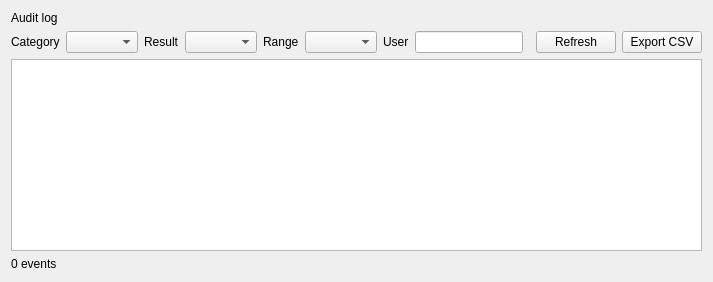
<?xml version="1.0" encoding="UTF-8"?>
<ui version="4.0">
 <class>QtAuditLogPage</class>
 <widget class="QWidget" name="QtAuditLogPage">
  <layout class="QVBoxLayout" name="rootLayout">
   <item>
    <widget class="QLabel" name="headerLabel">
     <property name="text">
      <string>Audit log</string>
     </property>
    </widget>
   </item>
   <item>
    <layout class="QHBoxLayout" name="filterRow">
     <item>
      <widget class="QLabel" name="categoryLabel">
       <property name="text">
        <string>Category</string>
       </property>
      </widget>
     </item>
     <item>
      <widget class="QComboBox" name="categoryCombo"/>
     </item>
     <item>
      <widget class="QLabel" name="resultFilterLabel">
       <property name="text">
        <string>Result</string>
       </property>
      </widget>
     </item>
     <item>
      <widget class="QComboBox" name="resultCombo"/>
     </item>
     <item>
      <widget class="QLabel" name="rangeLabel">
       <property name="text">
        <string>Range</string>
       </property>
      </widget>
     </item>
     <item>
      <widget class="QComboBox" name="rangeCombo"/>
     </item>
     <item>
      <widget class="QLabel" name="userLabel">
       <property name="text">
        <string>User</string>
       </property>
      </widget>
     </item>
     <item>
      <widget class="QLineEdit" name="userEdit"/>
     </item>
     <item>
      <spacer name="filterSpacer">
       <property name="orientation">
        <enum>Qt::Horizontal</enum>
       </property>
      </spacer>
     </item>
     <item>
      <widget class="QPushButton" name="refreshButton">
       <property name="text">
        <string>Refresh</string>
       </property>
      </widget>
     </item>
     <item>
      <widget class="QPushButton" name="exportButton">
       <property name="text">
        <string>Export CSV</string>
       </property>
      </widget>
     </item>
    </layout>
   </item>
   <item>
    <widget class="QTableWidget" name="auditTable"/>
   </item>
   <item>
    <widget class="QLabel" name="footerLabel">
     <property name="text">
      <string>0 events</string>
     </property>
    </widget>
   </item>
  </layout>
 </widget>
 <resources/>
 <connections/>
</ui>
